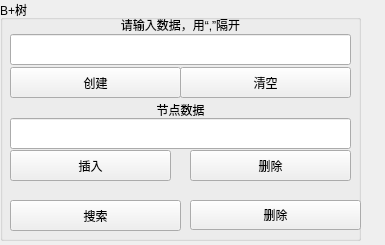
<?xml version="1.0" encoding="UTF-8"?>
<ui version="4.0">
 <class>BinaryTreeUI</class>
 <widget class="QWidget" name="BinaryTreeUI">
  <property name="geometry">
   <rect>
    <x>0</x>
    <y>0</y>
    <width>385</width>
    <height>245</height>
   </rect>
  </property>
  <property name="windowTitle">
   <string>Form</string>
  </property>
  <widget class="QGroupBox" name="groupBox">
   <property name="geometry">
    <rect>
     <x>0</x>
     <y>0</y>
     <width>361</width>
     <height>241</height>
    </rect>
   </property>
   <property name="title">
    <string>B+树</string>
   </property>
   <widget class="QPushButton" name="Button_InsertBiTreeNode">
    <property name="geometry">
     <rect>
      <x>10</x>
      <y>67</y>
      <width>171</width>
      <height>31</height>
     </rect>
    </property>
    <property name="text">
     <string>创建</string>
    </property>
   </widget>
   <widget class="QPushButton" name="Button_SearchBiTreeNode">
    <property name="geometry">
     <rect>
      <x>10</x>
      <y>200</y>
      <width>171</width>
      <height>31</height>
     </rect>
    </property>
    <property name="text">
     <string>搜索</string>
    </property>
   </widget>
   <widget class="QPushButton" name="Button_CleanBiTreeNode">
    <property name="geometry">
     <rect>
      <x>180</x>
      <y>67</y>
      <width>171</width>
      <height>31</height>
     </rect>
    </property>
    <property name="text">
     <string>清空</string>
    </property>
   </widget>
   <widget class="QPushButton" name="Button_DeleteBiTreeNode">
    <property name="geometry">
     <rect>
      <x>190</x>
      <y>200</y>
      <width>171</width>
      <height>30</height>
     </rect>
    </property>
    <property name="text">
     <string>删除</string>
    </property>
   </widget>
   <widget class="QLineEdit" name="BinaryTreeDataEdit_2">
    <property name="geometry">
     <rect>
      <x>10</x>
      <y>118</y>
      <width>341</width>
      <height>31</height>
     </rect>
    </property>
   </widget>
   <widget class="QLineEdit" name="BinaryTreeDataEdit">
    <property name="geometry">
     <rect>
      <x>10</x>
      <y>34</y>
      <width>341</width>
      <height>31</height>
     </rect>
    </property>
   </widget>
   <widget class="QLabel" name="label">
    <property name="geometry">
     <rect>
      <x>10</x>
      <y>12</y>
      <width>341</width>
      <height>25</height>
     </rect>
    </property>
    <property name="text">
     <string>请输入数据，用“,”隔开</string>
    </property>
    <property name="alignment">
     <set>Qt::AlignCenter</set>
    </property>
   </widget>
   <widget class="QLabel" name="label_2">
    <property name="geometry">
     <rect>
      <x>10</x>
      <y>100</y>
      <width>341</width>
      <height>20</height>
     </rect>
    </property>
    <property name="text">
     <string>节点数据</string>
    </property>
    <property name="alignment">
     <set>Qt::AlignCenter</set>
    </property>
   </widget>
   <widget class="QPushButton" name="btnInsert">
    <property name="geometry">
     <rect>
      <x>10</x>
      <y>150</y>
      <width>161</width>
      <height>31</height>
     </rect>
    </property>
    <property name="text">
     <string>插入</string>
    </property>
   </widget>
   <widget class="QPushButton" name="btnDelete">
    <property name="geometry">
     <rect>
      <x>190</x>
      <y>150</y>
      <width>161</width>
      <height>31</height>
     </rect>
    </property>
    <property name="text">
     <string>删除</string>
    </property>
   </widget>
  </widget>
 </widget>
 <resources/>
 <connections>
  <connection>
   <sender>Button_CleanBiTreeNode</sender>
   <signal>clicked()</signal>
   <receiver>BinaryTreeUI</receiver>
   <slot>on_binarytree_delete_btn_clicked()</slot>
   <hints>
    <hint type="sourcelabel">
     <x>265</x>
     <y>112</y>
    </hint>
    <hint type="destinationlabel">
     <x>357</x>
     <y>121</y>
    </hint>
   </hints>
  </connection>
  <connection>
   <sender>Button_DeleteBiTreeNode</sender>
   <signal>clicked()</signal>
   <receiver>BinaryTreeUI</receiver>
   <slot>on_binarytree_node_delete_btn_clicked()</slot>
   <hints>
    <hint type="sourcelabel">
     <x>292</x>
     <y>188</y>
    </hint>
    <hint type="destinationlabel">
     <x>322</x>
     <y>202</y>
    </hint>
   </hints>
  </connection>
  <connection>
   <sender>Button_InsertBiTreeNode</sender>
   <signal>clicked()</signal>
   <receiver>BinaryTreeUI</receiver>
   <slot>on_binarytree_create_btn_clicked()</slot>
   <hints>
    <hint type="sourcelabel">
     <x>339</x>
     <y>60</y>
    </hint>
    <hint type="destinationlabel">
     <x>442</x>
     <y>178</y>
    </hint>
   </hints>
  </connection>
  <connection>
   <sender>Button_SearchBiTreeNode</sender>
   <signal>clicked()</signal>
   <receiver>BinaryTreeUI</receiver>
   <slot>on_binarytree_node_search_btn_clicked()</slot>
   <hints>
    <hint type="sourcelabel">
     <x>178</x>
     <y>176</y>
    </hint>
    <hint type="destinationlabel">
     <x>455</x>
     <y>201</y>
    </hint>
   </hints>
  </connection>
 </connections>
 <slots>
  <slot>on_binarytree_create_btn_clicked()</slot>
  <slot>on_binarytree_delete_btn_clicked()</slot>
  <slot>on_binarytree_node_delete_btn_clicked()</slot>
  <slot>on_binarytree_SimulationTree_creat_btn_clicked()</slot>
  <slot>on_bigroottree_create_btn_clicked()</slot>
  <slot>on_bigroottree_insert_btn_clicked()</slot>
  <slot>on_bigroottree_remove_btn_clicked()</slot>
  <slot>on_Btree_create_btn_clicked()</slot>
  <slot>on_Btree_insert_btn_clicked()</slot>
  <slot>on_Btree_remove_btn_clicked()</slot>
  <slot>on_Btree_destroy_btn_clicked()</slot>
  <slot>on_binarytree_node_search_btn_clicked()</slot>
  <slot>on_Btree_search_btn_clicked()</slot>
 </slots>
</ui>
